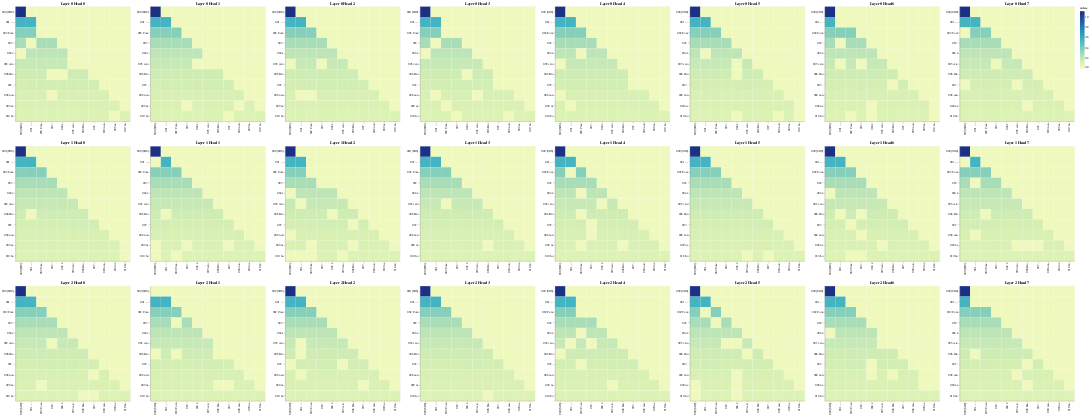

Notebook cell for this chart:
### Code cell
# Decoder Self-Attention
get_all_attention_maps(
    "decoder",
    layers,
    heads,
    decoder_input_tokens,
    decoder_input_tokens,
    min(20, sentence_len),
)
